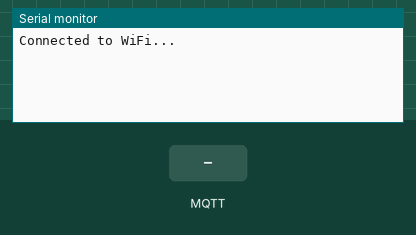
This sketch was run on a simulated ESP8266 (NodeMCU). Shown: the last lines printed to the serial monitor. The test bench sets the inputs (shaded band). WiFi joins after 1.5 s; servers stay silent unless stated; random numbers use the default seed unless the sketch sets one; no MQTT or app messages arrive unless stated.

Above: at 2.7 s.
2.8 s: MQTT message "1" arrives on the first subscribed topic
At 3.7 s:
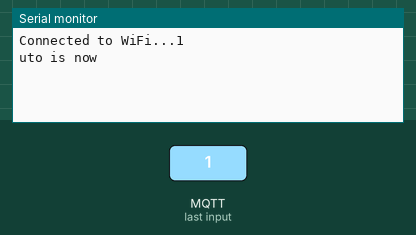
4.3 s: MQTT message "0" arrives on the first subscribed topic
At 4.9 s:
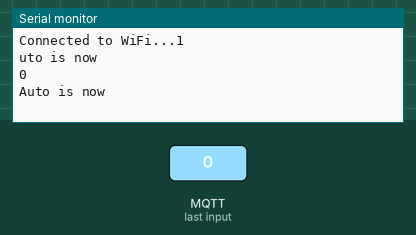
5.8 s: MQTT message "on" arrives on the first subscribed topic
At 7.0 s:
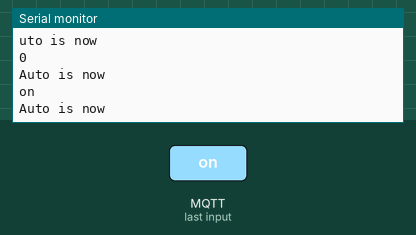
7.3 s: MQTT message "off" arrives on the first subscribed topic
At 8.4 s:
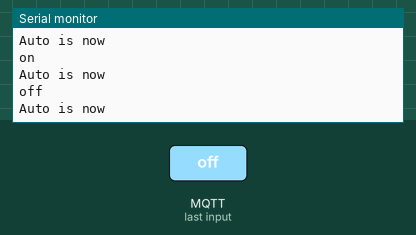
8.8 s: MQTT message "1" arrives on the second subscribed topic
At 9.5 s:
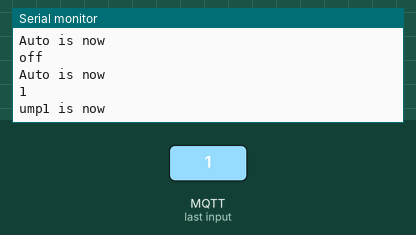
10.3 s: MQTT message "0" arrives on the second subscribed topic
At 10.7 s:
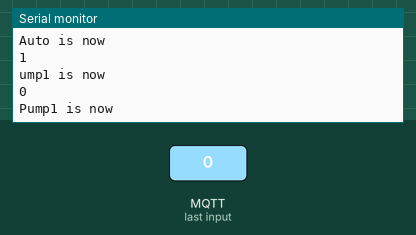

Measured:
- after the input at 2.8 s, the serial monitor: prints a new line at once (image 1)
- after the input at 4.3 s, the serial monitor: prints a new line at once (image 2)
- after the input at 5.8 s, the serial monitor: prints a new line at once (image 3)
- after the input at 7.3 s, the serial monitor: prints a new line at once (image 4)
- after the input at 8.8 s, the serial monitor: prints a new line at once (image 5)
- after the input at 10.3 s, the serial monitor: prints a new line at once (image 6)

The sketch:

MQTTTest.ino
```cpp
#include <ESP8266WiFi.h>
#include <ESP8266WebServer.h>
#include <PubSubClient.h>
#include <EEPROM.h>
#include <ArduinoOTA.h>

#define SERIAL_NUMBER "6858929474"

#define STATION_SSID "Ahmads"
#define STATION_PSK  "Xg#609590"
#define AP_SSID "MQTTTest"
#define AP_PSK  "a1b2c3d4e5"

#define DATA_REFRESH_DELAY 10000 // 10 Seconds

long lastTimeSensorRead = -1;

// Set web server port number to 80
ESP8266WebServer server(80);

WiFiClient wifi;
PubSubClient mqtt(wifi);

const char BROKER[] = "103.127.146.137";
int        PORT     = 1883;
String TOPIC_TANK1  = "waterLevelController/" + String(SERIAL_NUMBER) + "/tank1";
String TOPIC_TANK2  = "waterLevelController/" + String(SERIAL_NUMBER) + "/tank2";
String TOPIC_SUMP1  = "waterLevelController/" + String(SERIAL_NUMBER) + "/sump1";
String TOPIC_SUMP2  = "waterLevelController/" + String(SERIAL_NUMBER) + "/sump2";
String TOPIC_AUTO_STATUS    = "waterLevelController/" + String(SERIAL_NUMBER) + "/auto/status";
String TOPIC_AUTO_CONTROL   = "waterLevelController/" + String(SERIAL_NUMBER) + "/auto/control";
String TOPIC_PUMP1_STATUS   = "waterLevelController/" + String(SERIAL_NUMBER) + "/pump1/status";
String TOPIC_PUMP1_CONTROL  = "waterLevelController/" + String(SERIAL_NUMBER) + "/pump1/control";
String TOPIC_PUMP2_STATUS   = "waterLevelController/" + String(SERIAL_NUMBER) + "/pump2/status";
String TOPIC_PUMP2_CONTROL  = "waterLevelController/" + String(SERIAL_NUMBER) + "/pump2/control";
String TOPIC_PUMP3_STATUS   = "waterLevelController/" + String(SERIAL_NUMBER) + "/pump3/status";
String TOPIC_PUMP3_CONTROL  = "waterLevelController/" + String(SERIAL_NUMBER) + "/pump3/control";

bool isAutoOn = false;
bool isPump1On = false;
bool isPump2On = false;
bool isPump3On = false;

void setup() {
  Serial.begin(9600);

  WiFi.mode(WIFI_STA);
  WiFi.setSleepMode(WIFI_NONE_SLEEP);
  WiFi.setAutoReconnect(true);
  WiFi.persistent(true);
  WiFi.begin(STATION_SSID, STATION_PSK);

  while (WiFi.status() != WL_CONNECTED) {
      delay(100);                         // wait for sometime
  }

  Serial.printf("Connected to WiFi...");

  // Port defaults to 8266
  ArduinoOTA.setPort(8266);

  // Hostname defaults to esp8266-[ChipID]0
  ArduinoOTA.setHostname(AP_SSID);

  ArduinoOTA.onStart([]() {
    digitalWrite(0, LOW);
    String type;
    if (ArduinoOTA.getCommand() == U_FLASH) {
      type = "sketch";
    } else { // U_FS
      type = "filesystem";
    }
  });

  ArduinoOTA.begin();

  //Associate the handler functions to the path
  server.on("/", handleRoot);
  server.begin();

  mqtt.setServer(BROKER, PORT);
  mqtt.setCallback(callback);
}

void loop(){
  if (!mqtt.connected()) {
    reconnect();
    mqtt.loop();
  } else {
    mqtt.loop();
  }

  // Handle the OTA Functionality
  ArduinoOTA.handle();

  //Handling of incoming requests
  server.handleClient();

  int tank1Level = random(101);
  int tank2Level = random(101);
  int sump1Level = random(101);
  int sump2Level = random(101);


  long currentTime = millis();
  if (currentTime - lastTimeSensorRead > DATA_REFRESH_DELAY || lastTimeSensorRead == -1) {

      mqtt.publish(TOPIC_TANK1.c_str(), String(tank1Level).c_str());
      mqtt.publish(TOPIC_TANK2.c_str(), String(tank2Level).c_str());
      mqtt.publish(TOPIC_SUMP1.c_str(), String(sump1Level).c_str());
      mqtt.publish(TOPIC_SUMP2.c_str(), String(sump2Level).c_str());
      lastTimeSensorRead = currentTime;
  }
}

void reconnect() {
  // Reconnect and publish
  if (mqtt.connect(AP_SSID, "mqtt", "Mummy@123")) {
    mqtt.subscribe(TOPIC_AUTO_STATUS.c_str());
    mqtt.subscribe(TOPIC_PUMP1_STATUS.c_str());
    mqtt.subscribe(TOPIC_PUMP2_STATUS.c_str());
    mqtt.subscribe(TOPIC_PUMP3_STATUS.c_str());

    mqtt.subscribe(TOPIC_AUTO_CONTROL.c_str());
  }
}

void callback(char* topic, byte* payload, unsigned int length) {

  String strTopic = String(topic);

  for (int i=0;i<length;i++) {
    Serial.print((char)payload[i]);
  }
  Serial.printf("\n");

  if(strTopic == String(TOPIC_AUTO_STATUS)) {
    if((char)payload[0] == '1') {
      isAutoOn = true;
    } else {
      isAutoOn = false;
    }
    Serial.println("Auto is now " + isAutoOn);
  }

  if(strTopic == String(TOPIC_PUMP1_STATUS)) {
    if((char)payload[0] == '1') {
      isPump1On = true;
    } else {
      isPump1On = false;
    }
    Serial.println("Pump1 is now " + isPump1On);
  }

  if(strTopic == String(TOPIC_PUMP2_STATUS)) {
    if((char)payload[0] == '1') {
      isPump2On = true;
    } else {
      isPump2On = false;
    }
    Serial.println("Pump2 is now " + isPump2On);
  }

  if(strTopic == String(TOPIC_PUMP3_STATUS)) {
    if((char)payload[0] == '1') {
      isPump3On = true;
    } else {
      isPump3On = false;
    }
    Serial.println("Pump3 is now " + isPump3On);
  }

  if(strTopic == String(TOPIC_AUTO_CONTROL)) {
    if((char)payload[0] == '1') {
      isAutoOn = true;
    } else {
      isAutoOn = false;
    }
    mqtt.publish(TOPIC_AUTO_STATUS.c_str(), isAutoOn ? "1" : "0");
  }
}

void printHex(uint8_t num) {
  char hexCar[2];

//  sprintf(hexCar, "%02X", num);
//  Serial.print(hexCar);
   Serial.print((char)num);
}

void handleRoot() {

  String html = String("<html>")
        + String(" <head>")
        + String("   <title>Water Level Controller</title>")
        + String("     <script language='JavaScript'>")
        + String("       function submitForm(value) {")
        + String("         document.getElementById('lift').value = 'toggle';")
        + String("         document.forms[0].submit();")
        + String("       }")
        + String("     </script>")
        + String(" </head>")
        + String(" <body>")
        + String("   <center>")
        + String("         <br>")
        + String("       <h1>Water Level & Lift Controller</h1>")
        + String("     <br>")
        + String("     <table border='1' cellpadding='5' cellspacing='0'>")
        + String("       <tr>")
        + String("         <td align='center'>Sump is Empty: <font color='blue'>") + true + String("</font></td>")
        + String("       </tr>")
        + String("       <tr>")
        + String("         <td align='center'>Lift: <font color='") + (true ? "green'>On" : "red'>Off") + String("</font></td>")
        + String("       </tr>")
        + String("       <tr>")
        + String("             <form method='GET'>")
        + String("                <td colspan='2' align='center'><button id='lift' name='lift' onclick='submitForm()'>") + (true ? "Turn Off" : "Turn On") + String("</button></td>")
        + String("             </form>")
        + String("       </tr>")
        + String("     </table>")
        + String("   </center>")
        + String(" </body>")
        + String("</html>");

  server.send(200, "text/html", html);
  server.client().stop();
}
```
